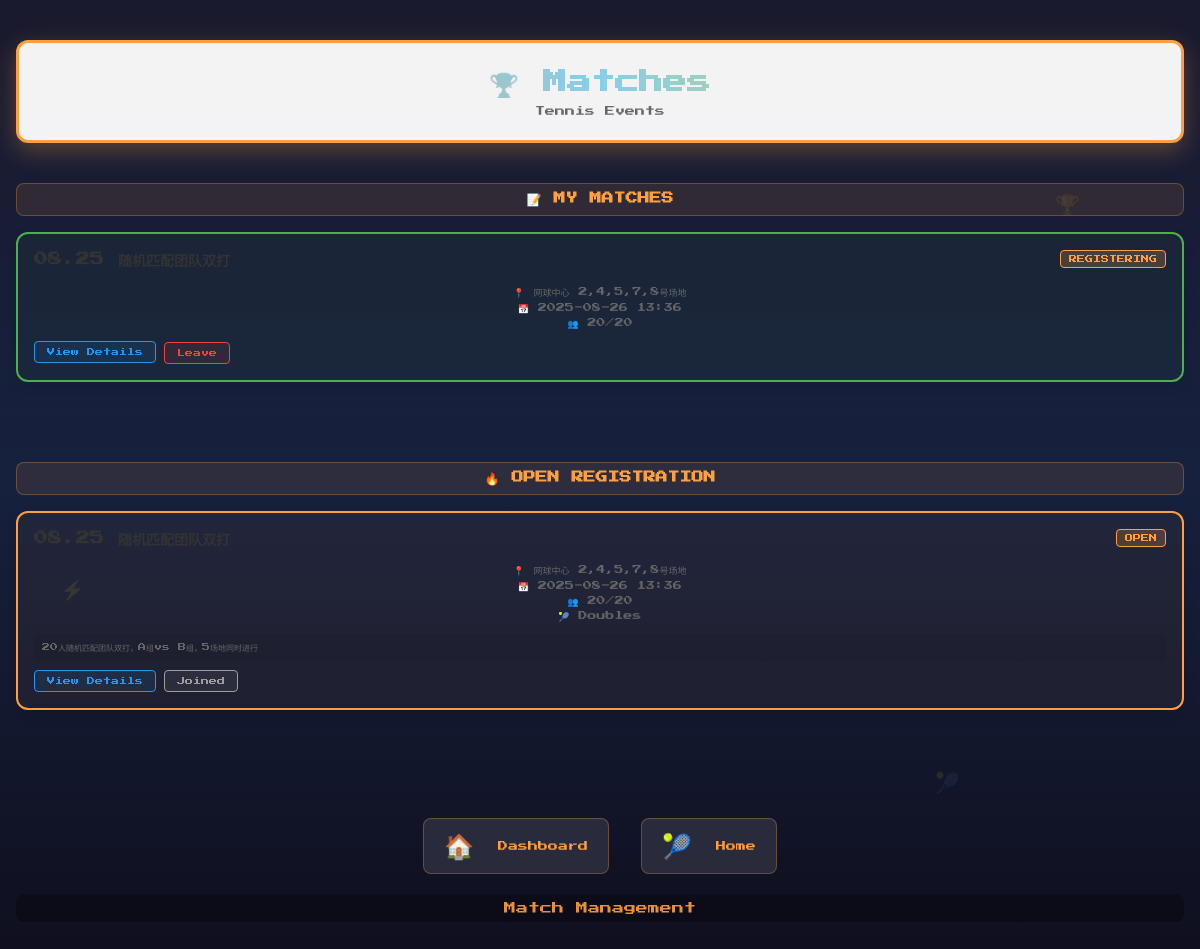
Page /matches/ (signed in) on the committed database.
### models.py (models this page shows, shortened)
class Match(db.Model):
    __tablename__ = 'matches'
    id = db.Column(db.Integer, primary_key=True)
    name = db.Column(db.String(100), nullable=False)
    description = db.Column(db.Text, nullable=True)
    start_datetime = db.Column(db.DateTime, nullable=False)        # 开始时间
    end_datetime = db.Column(db.DateTime, nullable=True)          # 结束时间
    location = db.Column(db.String(200), nullable=False)          # 地点
    match_password = db.Column(db.String(50), nullable=False)      # 加入密码
    max_participants = db.Column(db.Integer, default=32)          # 最大参与人数
    match_type = db.Column(db.String(20), default='singles')      # singles/doubles/mixed
    tournament_type = db.Column(db.String(20), default='knockout') # knockout/round_robin
    court_count = db.Column(db.Integer, default=1)                # 场地数量
    round_count = db.Column(db.Integer, default=1)                # 比赛轮数
    court_list = db.Column(db.Text, nullable=True)                # 场地列表，JSON格式存储
    status = db.Column(db.String(20), default='preparing')        # preparing/registering/ongoing/finished/cancelled
    registration_deadline = db.Column(db.DateTime, nullable=True) # 报名截止时间
    created_by = db.Column(db.Integer, db.ForeignKey('users.id'), nullable=False)
    created_at = db.Column(db.DateTime, default=datetime.utcnow)
    updated_at = db.Column(db.DateTime, default=datetime.utcnow, onupdate=datetime.utcnow)
    creator = db.relationship('User', foreign_keys=[created_by], backref='created_matches')
    participants = db.relationship('User', secondary=match_participants,
                                 backref=db.backref('joined_matches', lazy='dynamic'))
    games = db.relationship('Game', backref='match', lazy=True, cascade='all, delete-orphan')
    @property
    def participant_count(self):
        return len(self.participants)
    def is_participant(self, user):
        return user in self.participants

### match_management.py (the view)
@match_mgmt_bp.route('/')
@login_required
def match_list():
    matches = Match.query.filter(
        Match.status.in_(['preparing', 'registering', 'ongoing'])
    ).order_by(Match.start_datetime.asc()).all()
    upcoming_matches = []  # 即将开始的赛事
    ongoing_matches = []   # 正在进行的赛事
    registering_matches = []  # 正在报名的赛事
    for match in matches:
        if match.status == 'registering':
            registering_matches.append(match)
        elif match.status == 'ongoing':
            ongoing_matches.append(match)
        elif match.status == 'preparing':
            upcoming_matches.append(match)
    user_matches = current_user.joined_matches.filter(
        Match.status.in_(['preparing', 'registering', 'ongoing'])
    ).all()
    return render_template('matches/match_list.html',
                         upcoming_matches=upcoming_matches,
                         ongoing_matches=ongoing_matches,
                         registering_matches=registering_matches,
                         user_matches=user_matches)

### auth.py (called while the page is built)
def init_auth(login_manager):
    login_manager.login_view = 'auth.login'
    login_manager.login_message = 'Please login to access this page'
    login_manager.login_message_category = 'info'
    @login_manager.user_loader
    def load_user(user_id):
        return User.query.get(int(user_id))

### templates/matches/match_list.html (shortened to what this page needs)
<!DOCTYPE html>
<html lang="en">
<head>
    <link rel="stylesheet" href="/static/css/style.css">
    <link rel="stylesheet" href="/static/css/mobile.css">
</head>
<body class="mobile-body">
    <div class="mobile-container">
        <header class="mobile-header">
            <div class="mobile-logo">
                <h1 class="mobile-title">🏆 Matches</h1>
                <p class="mobile-subtitle">Tennis Events</p>
            </div>
        </header>
        <main class="mobile-main">
            {% if user_matches %}
            <div class="match-section">
                <h2 class="section-title">📝 My Matches</h2>
                {% for match in user_matches %}
                <div class="match-card user-match-card">
                    <div class="match-header">
                        <h3 class="match-name">{{ match.name }}</h3>
                        <span class="status-badge status-{{ match.status }}">{{ match.status.title() }}</span>
                    </div>
                    <div class="match-info">
                        <div class="match-detail">📍 {{ match.location }}</div>
                        <div class="match-detail">📅 {{ match.start_datetime.strftime('%Y-%m-%d %H:%M') }}</div>
                        <div class="match-detail">👥 {{ match.participant_count }}/{{ match.max_participants }}</div>
                    </div>
                    <div class="match-actions">
                        <a href="{{ url_for('match_mgmt.match_detail', match_id=match.id) }}"
                           class="action-btn details-btn">View Details</a>
                        {% if match.status in ['preparing', 'registering'] %}
                        <form method="POST" action="{{ url_for('match_mgmt.leave_match', match_id=match.id) }}"
                              class="inline-form" onsubmit="return confirm('Are you sure you want to leave this match?')">
                            <button type="submit" class="action-btn leave-btn">Leave</button>
                        </form>
                        {% endif %}
                    </div>
                </div>
                {% endfor %}
            </div>
            {% endif %}
            {% if registering_matches %}
            <div class="match-section">
                <h2 class="section-title">🔥 Open Registration</h2>
                {% for match in registering_matches %}
                <div class="match-card registering-card">
                    <div class="match-header">
                        <h3 class="match-name">{{ match.name }}</h3>
                        <span class="status-badge status-registering">Open</span>
                    </div>
                    <div class="match-info">
                        <div class="match-detail">📍 {{ match.location }}</div>
                        <div class="match-detail">📅 {{ match.start_datetime.strftime('%Y-%m-%d %H:%M') }}</div>
                        <div class="match-detail">👥 {{ match.participant_count }}/{{ match.max_participants }}</div>
                        <div class="match-detail">🎾 {{ match.match_type.title() }}</div>
                    </div>
                    {% if match.description %}
                    <div class="match-description">{{ match.description[:100] }}{% if match.description|length > 100 %}...{% endif %}</div>
                    {% endif %}
                    <div class="match-actions">
                        <a href="{{ url_for('match_mgmt.match_detail', match_id=match.id) }}"
                           class="action-btn details-btn">View Details</a>
                        {% if not match.is_participant(current_user) %}
                            {% if match.can_register %}
                            <a href="{{ url_for('match_mgmt.match_detail', match_id=match.id) }}"
                               class="action-btn join-btn">Join Match</a>
                            {% else %}
                            <span class="action-btn disabled-btn">Full</span>
                            {% endif %}
                        {% else %}
                        <span class="action-btn joined-btn">Joined</span>
                        {% endif %}
                    </div>
                </div>
                {% endfor %}
            </div>
            {% endif %}
        </main>
        <footer class="mobile-footer">
            <div class="footer-nav">
                <a href="{{ url_for('tennis.dashboard') }}" class="footer-btn back-btn">
                    <span class="btn-icon">🏠</span>
                    <span>Dashboard</span>
                </a>
                <a href="{{ url_for('main.index') }}" class="footer-btn home-btn">
                    <span class="btn-icon">🎾</span>
                    <span>Home</span>
                </a>
            </div>
            <div class="footer-text">Match Management</div>
        </footer>
        <div class="mobile-bg-effects">
            <div class="bg-pixel bg-pixel-1">🏆</div>
            <div class="bg-pixel bg-pixel-2">⚡</div>
            <div class="bg-pixel bg-pixel-3">🎾</div>
        </div>
    </div>
</body>
</html>

### static/css/style.css (style rules this page uses)
* { margin: 0; padding: 0; box-sizing: border-box; image-rendering: -moz-crisp-edges; image-rendering: -webkit-crisp-edges; image-rendering: pixelated; image-rendering: crisp-edges; }
body { font-family: 'Press Start 2P', 'Courier New', monospace; background: linear-gradient(135deg, #1a1a2e 0%, #0f0f1e 35%, #16213e 70%, #0a0a0a 100%); min-height: 100vh; display: flex; align-items: center; justify-content: center; overflow: hidden; position: relative; }
.match-info { text-align: center; }
.section-title { font-family: 'Press Start 2P', 'Courier New', monospace; font-size: 12px; color: #f44336; text-align: center; margin-bottom: 20px; text-transform: uppercase; }

### rows in the picture
Match: status "REGISTERING", location "网球中心 2,4,5,7,8号场地", start_datetime "2025-08-26 13:36", participant_count "20", max_participants "20", match_type "Doubles", description "20人随机匹配团队双打，A组vs B组，5场地同时进行"
